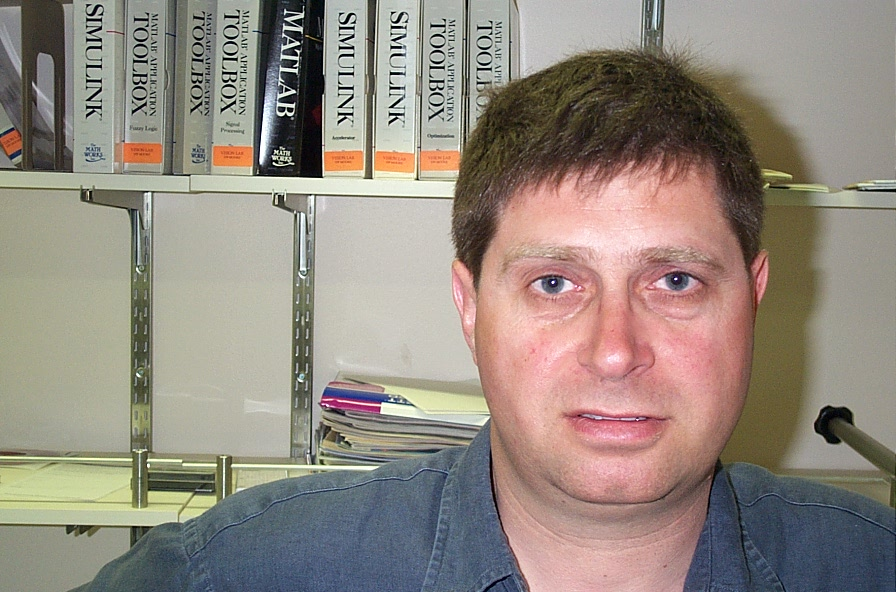
#> input picture images/17/image_0001.jpg, 896 x 592 px
$ python morphology_2.py --input ../../../../../../../../images/17/image_0001.jpg
#> lines starting #> are read from the running program, lines starting #| are printed output that depends on the picture
from __future__ import print_function
import cv2 as cv
import numpy as np
import argparse

morph_size = 0
max_operator = 4
max_elem = 2
max_kernel_size = 21
title_trackbar_operator_type = 'Operator:\n 0: Opening - 1: Closing  \n 2: Gradient - 3: Top Hat \n 4: Black Hat'
title_trackbar_element_type = 'Element:\n 0: Rect - 1: Cross - 2: Ellipse'
title_trackbar_kernel_size = 'Kernel size:\n 2n + 1'
title_window = 'Morphology Transformations Demo'
morph_op_dic = {0: cv.MORPH_OPEN, 1: cv.MORPH_CLOSE, 2: cv.MORPH_GRADIENT, 3: cv.MORPH_TOPHAT, 4: cv.MORPH_BLACKHAT}

def morphology_operations(val):
    morph_operator = cv.getTrackbarPos(title_trackbar_operator_type, title_window)
    morph_size = cv.getTrackbarPos(title_trackbar_kernel_size, title_window)
    morph_elem = 0
    val_type = cv.getTrackbarPos(title_trackbar_element_type, title_window)
    if val_type == 0:
        morph_elem = cv.MORPH_RECT
    elif val_type == 1:
        morph_elem = cv.MORPH_CROSS
    elif val_type == 2:
        morph_elem = cv.MORPH_ELLIPSE

    element = cv.getStructuringElement(morph_elem, (2*morph_size + 1, 2*morph_size+1), (morph_size, morph_size))
    operation = morph_op_dic[morph_operator]
    dst = cv.morphologyEx(src, operation, element)
    cv.imshow(title_window, dst)

parser = argparse.ArgumentParser(description='Code for More Morphology Transformations tutorial.')
parser.add_argument('--input', help='Path to input image.', default='../data/LinuxLogo.jpg')
args = parser.parse_args()

src = cv.imread(args.input)
#> src is the input picture: shape (592, 896, 3); mean B, G, R 127.6, 137.2, 147.2
if src is None:
    print('Could not open or find the image: ', args.input)
    exit(0)

cv.namedWindow(title_window)
cv.createTrackbar(title_trackbar_operator_type, title_window , 0, max_operator, morphology_operations)
#> slider 'Operator:\n 0: Opening - 1: Clo' is set to 1
cv.createTrackbar(title_trackbar_element_type, title_window , 0, max_elem, morphology_operations)
#> slider 'Element:\n 0: Rect - 1: Cross -' is set to 1
cv.createTrackbar(title_trackbar_kernel_size, title_window , 0, max_kernel_size, morphology_operations)
#> slider 'Kernel size:\n 2n + 1' is set to 7

morphology_operations(0)
#> in morphology_operations, `dst = cv.morphologyEx(src, operation, element)`:
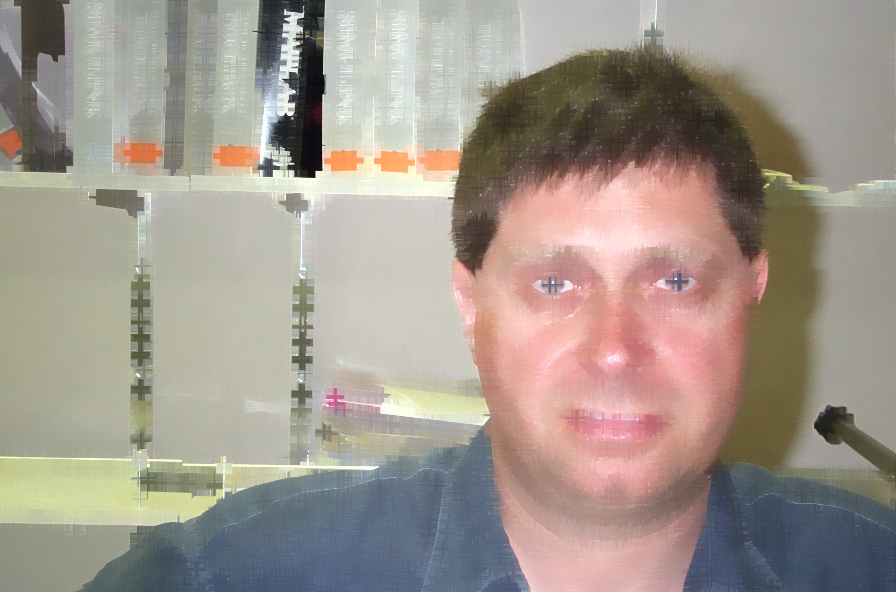
#> dst: shape (592, 896, 3); mean B, G, R 140.9, 150.6, 160.5
cv.waitKey()

$ run again, on images/17/image_0006.jpg
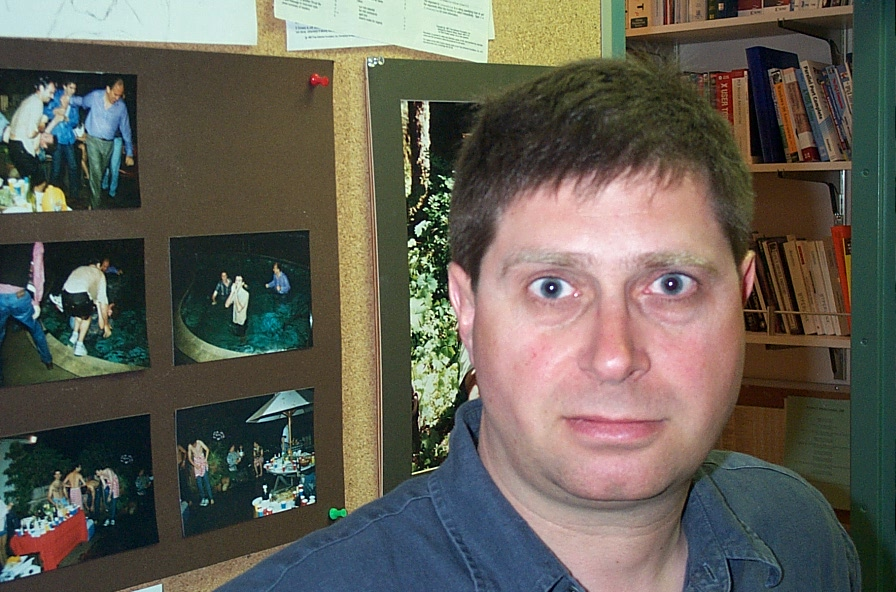
#> input picture images/17/image_0006.jpg, 896 x 592 px
#> src is the input picture: shape (592, 896, 3); mean B, G, R 85.3, 95.5, 98.7
#> in morphology_operations, `dst = cv.morphologyEx(src, operation, element)`:
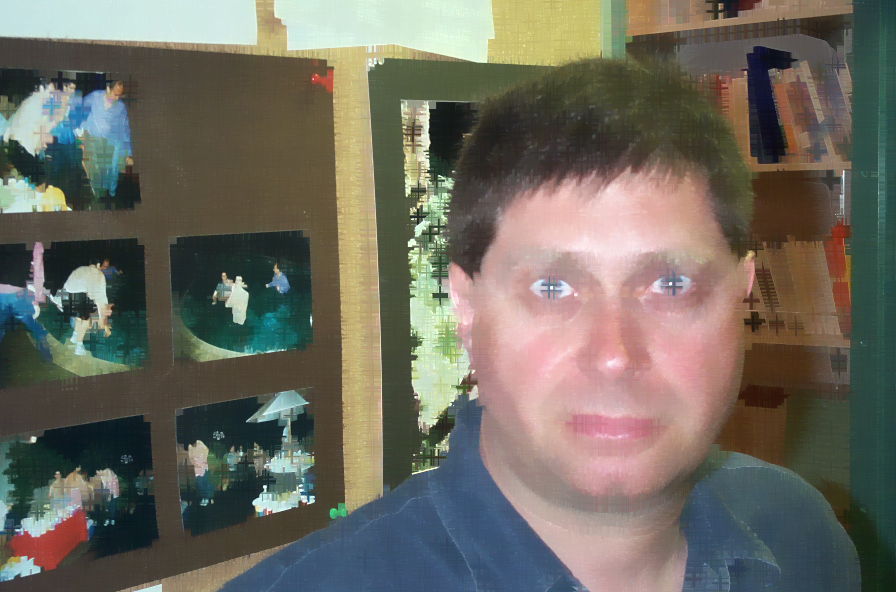
#> dst: shape (592, 896, 3); mean B, G, R 96.1, 106.9, 110

$ run again, on images/17/image_0007.jpg
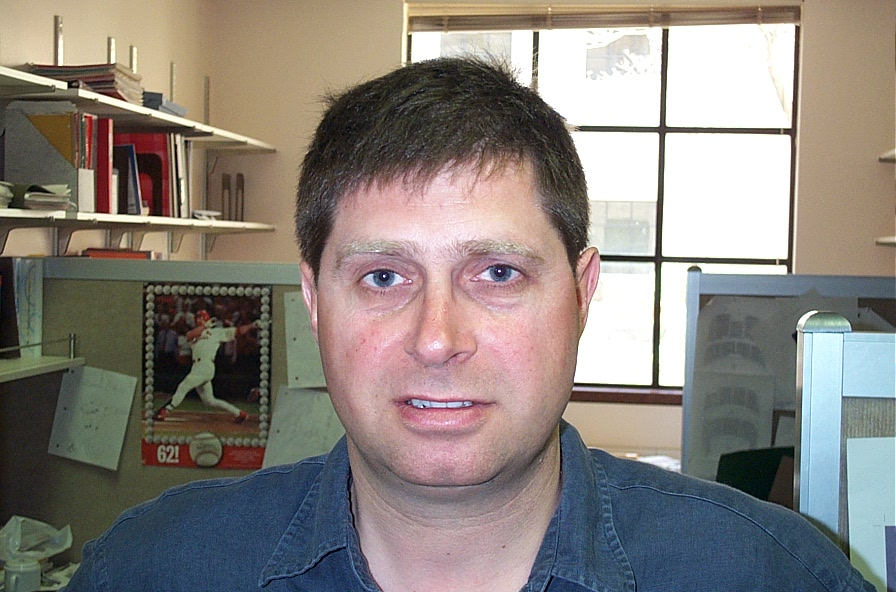
#> input picture images/17/image_0007.jpg, 896 x 592 px
#> src is the input picture: shape (592, 896, 3); mean B, G, R 125.1, 130.6, 137.4
#> in morphology_operations, `dst = cv.morphologyEx(src, operation, element)`:
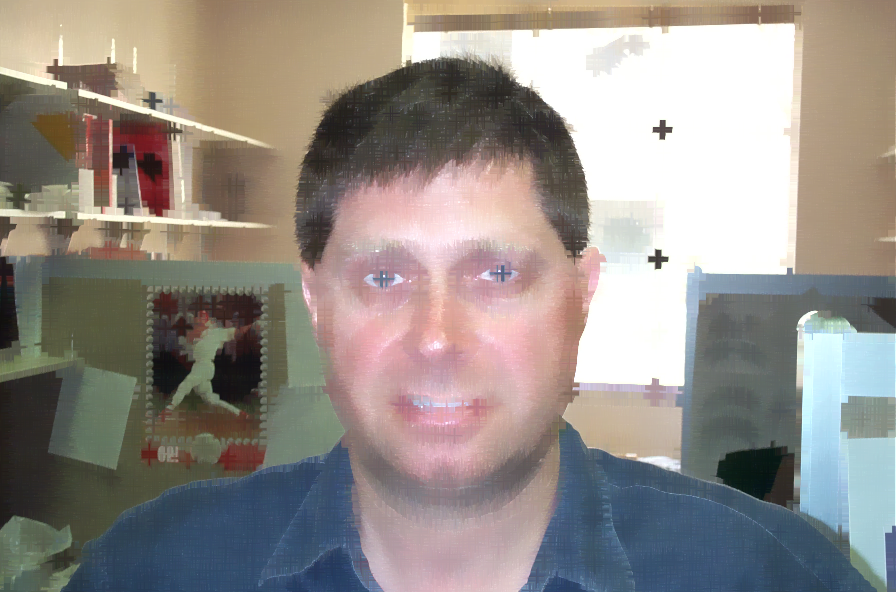
#> dst: shape (592, 896, 3); mean B, G, R 136.6, 142, 148.7

$ run again, on images/17/image_0009.jpg
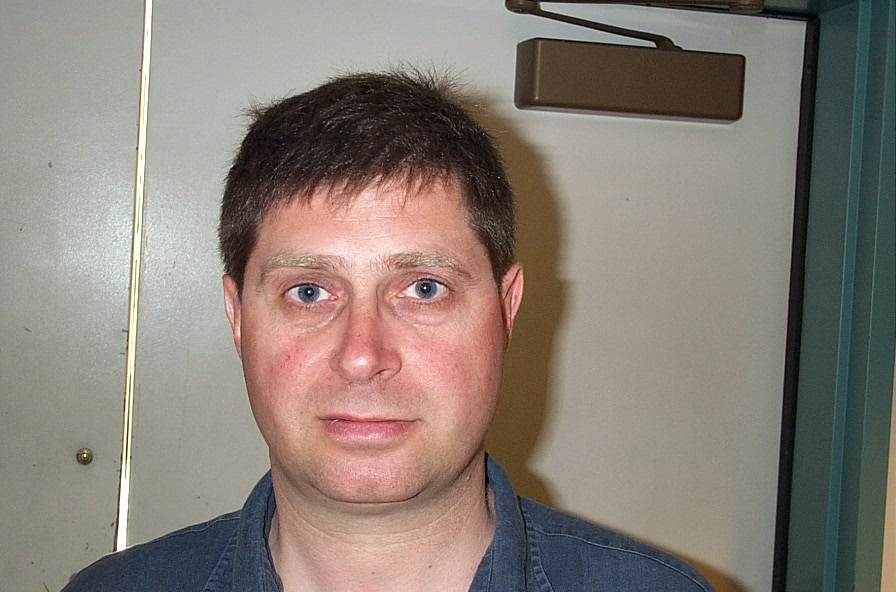
#> input picture images/17/image_0009.jpg, 896 x 592 px
#> src is the input picture: shape (592, 896, 3); mean B, G, R 118.8, 127.2, 136.6
#> in morphology_operations, `dst = cv.morphologyEx(src, operation, element)`:
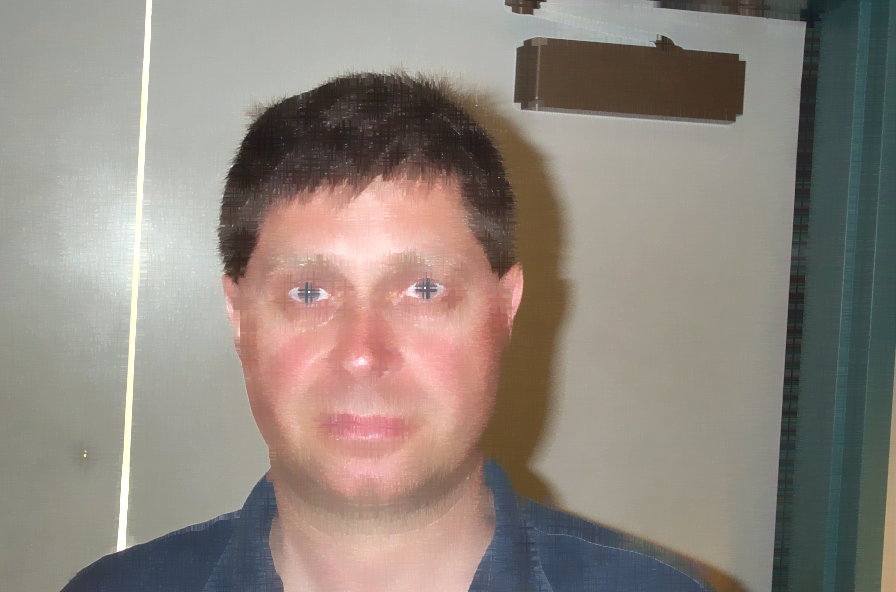
#> dst: shape (592, 896, 3); mean B, G, R 126.2, 134.5, 143.9
